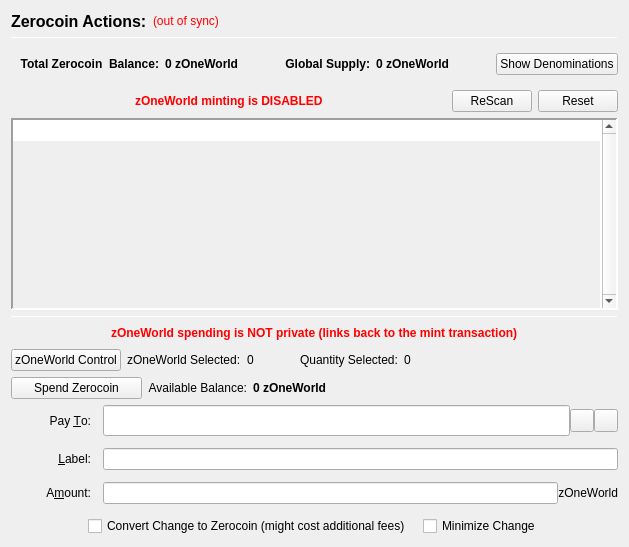
                  <widget class="QFrame" name="verticalFrameLeft">
                   <layout class="QVBoxLayout" name="verticalLayout_2">
                    <item>
                     <layout class="QVBoxLayout" name="verticalLayout_3">
                      <item>
                       <layout class="QHBoxLayout" name="horizontalLayout_3">
                        <item>
                         <widget class="QLabel" name="labelzOneWorldActions">
                          <property name="font">
                           <font>
                            <pointsize>12</pointsize>
                            <weight>75</weight>
                            <bold>true</bold>
                           </font>
                          </property>
                          <property name="text">
                           <string>Zerocoin Actions:</string>
                          </property>
                          <property name="alignment">
                           <set>Qt::AlignLeading|Qt::AlignLeft|Qt::AlignVCenter</set>
                          </property>
                         </widget>
                        </item>
                        <item>
                         <widget class="QLabel" name="labelzOneWorldSyncStatus">
                          <property name="toolTip">
                           <string>The displayed information may be out of date. Your wallet automatically synchronizes with the OneWorld network after a connection is established, but this process has not completed yet.</string>
                          </property>
                          <property name="styleSheet">
                           <string notr="true">QLabel { color: red; }</string>
                          </property>
                          <property name="text">
                           <string notr="true">(out of sync)</string>
                          </property>
                          <property name="alignment">
                           <set>Qt::AlignLeading|Qt::AlignLeft|Qt::AlignVCenter</set>
                          </property>
                         </widget>
                        </item>
                        <item>
                         <spacer name="horizontalSpacer">
                          <property name="orientation">
                           <enum>Qt::Horizontal</enum>
                          </property>
                          <property name="sizeHint" stdset="0">
                           <size>
                            <width>40</width>
                            <height>20</height>
                           </size>
                          </property>
                         </spacer>
                        </item>
                       </layout>
                      </item>
                      <item>
                       <widget class="Line" name="lineUpperLeft">
                        <property name="minimumSize">
                         <size>
                          <width>0</width>
                          <height>1</height>
                         </size>
                        </property>
                        <property name="maximumSize">
                         <size>
                          <width>16777215</width>
                          <height>1</height>
                         </size>
                        </property>
                        <property name="frameShadow">
                         <enum>QFrame::Sunken</enum>
                        </property>
                        <property name="orientation">
                         <enum>Qt::Horizontal</enum>
                        </property>
                       </widget>
                      </item>
                      <item>
                       <widget class="QFrame" name="balanceSupplyFrame">
                        <layout class="QHBoxLayout" name="horizontalLayout_2" stretch="0,0,0,1,0">
                         <property name="rightMargin">
                          <number>0</number>
                         </property>
                         <item>
                          <layout class="QHBoxLayout" name="horizontalLayout_34">
                           <item>
                            <widget class="QLabel" name="labelzAvailableText_3">
                             <property name="font">
                              <font>
                               <weight>75</weight>
                               <bold>true</bold>
                              </font>
                             </property>
                             <property name="toolTip">
                              <string>Total Balance including unconfirmed and immature zOneWorld</string>
                             </property>
                             <property name="text">
                              <string>Total Zerocoin  Balance:</string>
                             </property>
                             <property name="alignment">
                              <set>Qt::AlignRight|Qt::AlignTrailing|Qt::AlignVCenter</set>
                             </property>
                            </widget>
                           </item>
                           <item>
                            <widget class="QLabel" name="labelzAvailableAmount_4">
                             <property name="minimumSize">
                              <size>
                               <width>40</width>
                               <height>0</height>
                              </size>
                             </property>
                             <property name="font">
                              <font>
                               <weight>75</weight>
                               <bold>true</bold>
                              </font>
                             </property>
                             <property name="toolTip">
                              <string>Total Balance including unconfirmed and immature zOneWorld</string>
                             </property>
                             <property name="text">
                              <string>0 zOneWorld</string>
                             </property>
                             <property name="alignment">
                              <set>Qt::AlignLeading|Qt::AlignLeft|Qt::AlignVCenter</set>
                             </property>
                            </widget>
                           </item>
                          </layout>
                         </item>
                         <item>
                          <spacer name="horizontalSpacer_32">
                           <property name="orientation">
                            <enum>Qt::Horizontal</enum>
                           </property>
                           <property name="sizeHint" stdset="0">
                            <size>
                             <width>40</width>
                             <height>20</height>
                            </size>
                           </property>
                          </spacer>
                         </item>
                         <item>
                          <layout class="QHBoxLayout" name="horizontalLayout_35">
                           <item>
                            <widget class="QLabel" name="labelZsupplyText_2">
                             <property name="font">
                              <font>
                               <weight>75</weight>
                               <bold>true</bold>
                              </font>
                             </property>
                             <property name="text">
                              <string>Global Supply:</string>
                             </property>
                             <property name="alignment">
                              <set>Qt::AlignRight|Qt::AlignTrailing|Qt::AlignVCenter</set>
                             </property>
                            </widget>
                           </item>
                           <item>
                            <widget class="QLabel" name="labelZsupplyAmount_2">
                             <property name="font">
                              <font>
                               <weight>75</weight>
                               <bold>true</bold>
                              </font>
                             </property>
                             <property name="text">
                              <string>0 zOneWorld</string>
                             </property>
                            </widget>
                           </item>
                          </layout>
                         </item>
                         <item>
                          <spacer name="horizontalSpacer_31">
                           <property name="orientation">
                            <enum>Qt::Horizontal</enum>
                           </property>
                           <property name="sizeHint" stdset="0">
                            <size>
                             <width>40</width>
                             <height>20</height>
                            </size>
                           </property>
                          </spacer>
                         </item>
                         <item>
                          <widget class="QPushButton" name="pushButtonShowDenoms">
                           <property name="toolTip">
                            <string>Show zOneWorld denominations list</string>
                           </property>
                           <property name="text">
                            <string>Show Denominations</string>
                           </property>
                          </widget>
                         </item>
                        </layout>
                       </widget>
                      </item>
                      <item>
                       <layout class="QHBoxLayout" name="horizontalLayout_4">
                        <item>
                         <spacer name="horizontalSpacer_2">
                          <property name="orientation">
                           <enum>Qt::Horizontal</enum>
                          </property>
                          <property name="sizeHint" stdset="0">
                           <size>
                            <width>40</width>
                            <height>20</height>
                           </size>
                          </property>
                         </spacer>
                        </item>
                        <item>
                         <widget class="QLabel" name="label">
                          <property name="styleSheet">
                           <string notr="true">color: red;
font-weight: bold;</string>
                          </property>
                          <property name="text">
                           <string>zOneWorld minting is DISABLED</string>
                          </property>
                         </widget>
                        </item>
                        <item>
                         <spacer name="horizontalSpacer_3">
                          <property name="orientation">
                           <enum>Qt::Horizontal</enum>
                          </property>
                          <property name="sizeHint" stdset="0">
                           <size>
                            <width>40</width>
                            <height>20</height>
                           </size>
                          </property>
                         </spacer>
                        </item>
                        <item>
                         <widget class="QPushButton" name="pushButtonMintReset">
                          <property name="maximumSize">
                           <size>
                            <width>80</width>
                            <height>16777215</height>
                           </size>
                          </property>
                          <property name="toolTip">
                           <string>Rescan the complete blockchain for  Zerocoin mints and their meta-data.</string>
                          </property>
                          <property name="text">
                           <string>ReScan</string>
                          </property>
                         </widget>
                        </item>
                        <item>
                         <widget class="QPushButton" name="pushButtonSpentReset">
                          <property name="maximumSize">
                           <size>
                            <width>80</width>
                            <height>16777215</height>
                           </size>
                          </property>
                          <property name="toolTip">
                           <string>Reset Zerocoin Wallet DB. Deletes transactions that did not make it into the blockchain.</string>
                          </property>
                          <property name="text">
                           <string>Reset</string>
                          </property>
                         </widget>
                        </item>
                       </layout>
                      </item>
                      <item>
                       <widget class="QPlainTextEdit" name="TEMintStatus">
                        <property name="font">
                         <font>
                          <pointsize>8</pointsize>
                         </font>
                        </property>
                        <property name="toolTip">
                         <string>Status and/or Mesages from the last Mint Action.</string>
                        </property>
                        <property name="frameShape">
                         <enum>QFrame::Panel</enum>
                        </property>
                        <property name="frameShadow">
                         <enum>QFrame::Sunken</enum>
                        </property>
                        <property name="lineWidth">
                         <number>2</number>
                        </property>
                        <property name="midLineWidth">
                         <number>2</number>
                        </property>
                        <property name="verticalScrollBarPolicy">
                         <enum>Qt::ScrollBarAlwaysOn</enum>
                        </property>
                        <property name="horizontalScrollBarPolicy">
                         <enum>Qt::ScrollBarAlwaysOff</enum>
                        </property>
                        <property name="readOnly">
                         <bool>true</bool>
                        </property>
                        <property name="plainText">
                         <string notr="true"/>
                        </property>
                        <property name="backgroundVisible">
                         <bool>true</bool>
                        </property>
                       </widget>
                      </item>
                      <item>
                       <widget class="Line" name="line">
                        <property name="minimumSize">
                         <size>
                          <width>0</width>
                          <height>1</height>
                         </size>
                        </property>
                        <property name="maximumSize">
                         <size>
                          <width>16777215</width>
                          <height>1</height>
                         </size>
                        </property>
                        <property name="orientation">
                         <enum>Qt::Horizontal</enum>
                        </property>
                       </widget>
                      </item>
                      <item>
                       <layout class="QHBoxLayout" name="horizontalLayout_7">
                        <item>
                         <spacer name="horizontalSpacer_18">
                          <property name="orientation">
                           <enum>Qt::Horizontal</enum>
                          </property>
                          <property name="sizeHint" stdset="0">
                           <size>
                            <width>40</width>
                            <height>20</height>
                           </size>
                          </property>
                         </spacer>
                        </item>
                        <item>
                         <widget class="QLabel" name="label_2">
                          <property name="styleSheet">
                           <string notr="true">color: red;
font-weight: bold;</string>
                          </property>
                          <property name="text">
                           <string>zOneWorld spending is NOT private (links back to the mint transaction)</string>
                          </property>
                         </widget>
                        </item>
                        <item>
                         <spacer name="horizontalSpacer_30">
                          <property name="orientation">
                           <enum>Qt::Horizontal</enum>
                          </property>
                          <property name="sizeHint" stdset="0">
                           <size>
                            <width>40</width>
                            <height>20</height>
                           </size>
                          </property>
                         </spacer>
                        </item>
                       </layout>
                      </item>
                      <item>
                       <layout class="QHBoxLayout" name="horizontalLayout_24">
                        <property name="leftMargin">
                         <number>0</number>
                        </property>
                        <property name="bottomMargin">
                         <number>0</number>
                        </property>
                        <item>
                         <widget class="QPushButton" name="pushButtonZOneWorldControl">
                          <property name="text">
                           <string>zOneWorld Control</string>
                          </property>
                         </widget>
                        </item>
                        <item>
                         <widget class="QLabel" name="labelzOneWorldSelected">
                          <property name="text">
                           <string>zOneWorld Selected:</string>
                          </property>
                         </widget>
                        </item>
                        <item>
                         <widget class="QLabel" name="labelzOneWorldSelected_int">
                          <property name="text">
                           <string>0</string>
                          </property>
                         </widget>
                        </item>
                        <item>
                         <spacer name="horizontalSpacer_17">
                          <property name="orientation">
                           <enum>Qt::Horizontal</enum>
                          </property>
                          <property name="sizeType">
                           <enum>QSizePolicy::Fixed</enum>
                          </property>
                          <property name="sizeHint" stdset="0">
                           <size>
                            <width>40</width>
                            <height>20</height>
                           </size>
                          </property>
                         </spacer>
                        </item>
                        <item>
                         <widget class="QLabel" name="labelQuantitySelected">
                          <property name="text">
                           <string>Quantity Selected:</string>
                          </property>
                         </widget>
                        </item>
                        <item>
                         <widget class="QLabel" name="labelQuantitySelected_int">
                          <property name="text">
                           <string>0</string>
                          </property>
                         </widget>
                        </item>
                        <item>
                         <spacer name="horizontalSpacer_19">
                          <property name="orientation">
                           <enum>Qt::Horizontal</enum>
                          </property>
                          <property name="sizeHint" stdset="0">
                           <size>
                            <width>40</width>
                            <height>20</height>
                           </size>
                          </property>
                         </spacer>
                        </item>
                       </layout>
                      </item>
                      <item>
                       <layout class="QHBoxLayout" name="horizontalLayout_6">
                        <item>
                         <widget class="QPushButton" name="pushButtonSpendzOneWorld">
                          <property name="minimumSize">
                           <size>
                            <width>131</width>
                            <height>0</height>
                           </size>
                          </property>
                          <property name="toolTip">
                           <string>Spend Zerocoin. Without 'Pay To:' address creates payments to yourself.</string>
                          </property>
                          <property name="text">
                           <string>Spend Zerocoin</string>
                          </property>
                         </widget>
                        </item>
                        <item>
                         <widget class="QLabel" name="labelzOneWorldBalanceText">
                          <property name="toolTip">
                           <string>Available (mature and spendable) zOneWorld for spending</string>
                          </property>
                          <property name="text">
                           <string>Available Balance:</string>
                          </property>
                          <property name="alignment">
                           <set>Qt::AlignRight|Qt::AlignTrailing|Qt::AlignVCenter</set>
                          </property>
                         </widget>
                        </item>
                        <item>
                         <widget class="QLabel" name="labelzAvailableAmount_2">
                          <property name="font">
                           <font>
                            <weight>75</weight>
                            <bold>true</bold>
                           </font>
                          </property>
                          <property name="toolTip">
                           <string>Available (mature and spendable) zOneWorld for spending

zOneWorld are mature when they have more than 20 confirmations AND more than 2 mints of the same denomination after them were minted</string>
                          </property>
                          <property name="text">
                           <string>0 zOneWorld</string>
                          </property>
                          <property name="alignment">
                           <set>Qt::AlignLeading|Qt::AlignLeft|Qt::AlignVCenter</set>
                          </property>
                         </widget>
                        </item>
                        <item>
                         <spacer name="horizontalSpacer_4">
                          <property name="orientation">
                           <enum>Qt::Horizontal</enum>
                          </property>
                          <property name="sizeHint" stdset="0">
                           <size>
                            <width>40</width>
                            <height>20</height>
                           </size>
                          </property>
                         </spacer>
                        </item>
                       </layout>
                      </item>
                      <item>
                       <layout class="QGridLayout" name="gridLayout_7">
                        <property name="spacing">
                         <number>12</number>
                        </property>
                        <item row="0" column="0">
                         <widget class="QLabel" name="payToLabel">
                          <property name="minimumSize">
                           <size>
                            <width>80</width>
                            <height>0</height>
                           </size>
                          </property>
                          <property name="text">
                           <string>Pay &amp;To:</string>
                          </property>
                          <property name="alignment">
                           <set>Qt::AlignRight|Qt::AlignTrailing|Qt::AlignVCenter</set>
                          </property>
                          <property name="buddy">
                           <cstring>payTo</cstring>
                          </property>
                         </widget>
                        </item>
                        <item row="0" column="1">
                         <layout class="QHBoxLayout" name="payToLayout">
                          <property name="spacing">
                           <number>0</number>
                          </property>
                          <item>
                           <widget class="QValidatedLineEdit" name="payTo">
                            <property name="enabled">
                             <bool>true</bool>
                            </property>
                            <property name="minimumSize">
                             <size>
                              <width>0</width>
                              <height>31</height>
                             </size>
                            </property>
                            <property name="toolTip">
                             <string>The OneWorld address to send the payment to. Creates local payment to yourself when empty.</string>
                            </property>
                           </widget>
                          </item>
                          <item>
                           <widget class="QToolButton" name="addressBookButton">
                            <property name="toolTip">
                             <string>Choose previously used address</string>
                            </property>
                            <property name="text">
                             <string/>
                            </property>
                            <property name="icon">
                             <iconset resource="../OneWorld.qrc">
                              <normaloff>:/icons/address-book</normaloff>:/icons/address-book</iconset>
                            </property>
                            <property name="shortcut">
                             <string>Alt+A</string>
                            </property>
                           </widget>
                          </item>
                          <item>
                           <widget class="QToolButton" name="pasteButton">
                            <property name="toolTip">
                             <string>Paste address from clipboard</string>
                            </property>
                            <property name="text">
                             <string/>
                            </property>
                            <property name="icon">
                             <iconset resource="../OneWorld.qrc">
                              <normaloff>:/icons/editpaste</normaloff>:/icons/editpaste</iconset>
                            </property>
                            <property name="shortcut">
                             <string>Alt+P</string>
                            </property>
                           </widget>
                          </item>
                         </layout>
                        </item>
                        <item row="1" column="0">
                         <widget class="QLabel" name="labelLabel">
                          <property name="minimumSize">
                           <size>
                            <width>80</width>
                            <height>0</height>
                           </size>
                          </property>
                          <property name="text">
                           <string>&amp;Label:</string>
                          </property>
                          <property name="alignment">
                           <set>Qt::AlignRight|Qt::AlignTrailing|Qt::AlignVCenter</set>
                          </property>
                          <property name="buddy">
                           <cstring>addAsLabel</cstring>
                          </property>
                         </widget>
                        </item>
                        <item row="1" column="1">
                         <widget class="QLineEdit" name="addAsLabel">
                          <property name="toolTip">
                           <string>Enter a label for this address to add it to the list of used addresses</string>
                          </property>
                         </widget>
                        </item>
                        <item row="2" column="0">
                         <widget class="QLabel" name="amountLabel">
                          <property name="minimumSize">
                           <size>
                            <width>80</width>
                            <height>0</height>
                           </size>
                          </property>
                          <property name="text">
                           <string>A&amp;mount:</string>
                          </property>
                          <property name="alignment">
                           <set>Qt::AlignRight|Qt::AlignTrailing|Qt::AlignVCenter</set>
                          </property>
                          <property name="buddy">
                           <cstring>zOneWorldpayAmount</cstring>
                          </property>
                         </widget>
                        </item>
                        <item row="2" column="1">
                         <layout class="QHBoxLayout" name="horizontalLayout_9">
                          <property name="spacing">
                           <number>0</number>
                          </property>
                          <item>
                           <widget class="QLineEdit" name="zOneWorldpayAmount"/>
                          </item>
                          <item>
                           <widget class="QLabel" name="labelzOneWorld">
                            <property name="minimumSize">
                             <size>
                              <width>55</width>
                              <height>0</height>
                             </size>
                            </property>
                            <property name="text">
                             <string>zOneWorld</string>
                            </property>
                            <property name="alignment">
                             <set>Qt::AlignRight|Qt::AlignTrailing|Qt::AlignVCenter</set>
                            </property>
                           </widget>
                          </item>
                         </layout>
                        </item>
                        <item row="3" column="0" colspan="2">
                         <layout class="QHBoxLayout" name="horizontalLayout_10">
                          <item>
                           <spacer name="horizontalSpacer_5">
                            <property name="orientation">
                             <enum>Qt::Horizontal</enum>
                            </property>
                            <property name="sizeHint" stdset="0">
                             <size>
                              <width>40</width>
                              <height>20</height>
                             </size>
                            </property>
                           </spacer>
                          </item>
                          <item>
                           <widget class="QCheckBox" name="checkBoxMintChange">
                            <property name="sizePolicy">
                             <sizepolicy hsizetype="MinimumExpanding" vsizetype="Fixed">
                              <horstretch>0</horstretch>
                              <verstretch>0</verstretch>
                             </sizepolicy>
                            </property>
                            <property name="layoutDirection">
                             <enum>Qt::LeftToRight</enum>
                            </property>
                            <property name="text">
                             <string>Convert Change to Zerocoin (might cost additional fees)</string>
                            </property>
                           </widget>
                          </item>
                          <item>
                           <widget class="QCheckBox" name="checkBoxMinimizeChange">
                            <property name="toolTip">
                             <string>If checked, the wallet tries to minimize the returning change instead of minimizing the number of spent denominations.</string>
                            </property>
                            <property name="text">
                             <string>Minimize Change</string>
                            </property>
                           </widget>
                          </item>
                          <item>
                           <spacer name="horizontalSpacer_6">
                            <property name="orientation">
                             <enum>Qt::Horizontal</enum>
                            </property>
                            <property name="sizeHint" stdset="0">
                             <size>
                              <width>40</width>
                              <height>20</height>
                             </size>
                            </property>
                           </spacer>
                          </item>
                         </layout>
                        </item>
                       </layout>
                      </item>
                     </layout>
                    </item>
                   </layout>
                  </widget>
